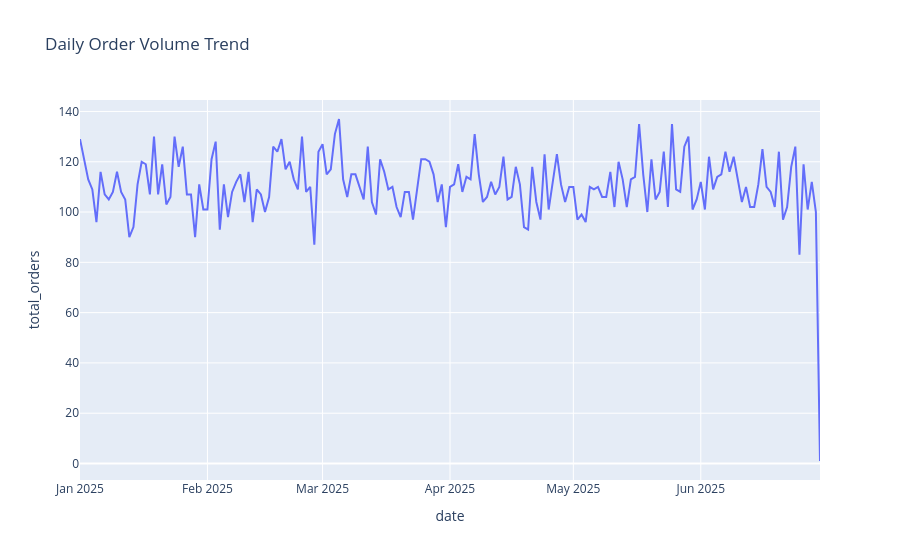

The notebook cell this image was saved under:
### Code cell
fig = px.line(

    daily_orders,

    x="date",

    y="total_orders",

    title="Daily Order Volume Trend"

)

fig.show()

### Figure 1 — Plotly figure (JSON) as saved in the notebook; plotly's stock layout.template omitted (floating-point values rounded to 4 significant figures; data arrays with more than 128 entries replaced by an {"elided": "..."} marker saying what was removed)
{"data": [{"hovertemplate": "date=%{x}<br>total_orders=%{y}<extra></extra>", "legendgroup": "", "line": {"color": "#636efa", "dash": "solid"}, "marker": {"symbol": "circle"}, "mode": "lines", "name": "", "orientation": "v", "showlegend": false, "type": "scatter", "x": {"elided": "181 str values"}, "xaxis": "x", "y": {"elided": "181 int values"}, "yaxis": "y"}], "layout": {"legend": {"tracegroupgap": 0}, "title": {"text": "Daily Order Volume Trend"}, "xaxis": {"anchor": "y", "domain": [0, 1], "title": {"text": "date"}}, "yaxis": {"anchor": "x", "domain": [0, 1], "title": {"text": "total_orders"}}}}
